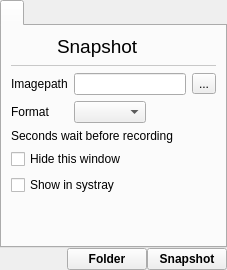
      <widget class="QWidget" name="tabSidebarSnapShot">
       <attribute name="title">
        <string notr="true"/>
       </attribute>
       <layout class="QVBoxLayout" name="verticalLayout_36">
        <property name="spacing">
         <number>0</number>
        </property>
        <property name="leftMargin">
         <number>0</number>
        </property>
        <property name="topMargin">
         <number>0</number>
        </property>
        <property name="rightMargin">
         <number>0</number>
        </property>
        <property name="bottomMargin">
         <number>0</number>
        </property>
        <item>
         <layout class="QVBoxLayout" name="verticalLayout_38">
          <property name="spacing">
           <number>0</number>
          </property>
          <item>
           <widget class="QTabWidget" name="tabWidgetSnapshot">
            <property name="currentIndex">
             <number>0</number>
            </property>
            <property name="iconSize">
             <size>
              <width>48</width>
              <height>48</height>
             </size>
            </property>
            <widget class="QWidget" name="tabSnapshot">
             <attribute name="icon">
              <iconset resource="screencast.qrc">
               <normaloff>:/pictures/snapshot/snapshot.png</normaloff>:/pictures/snapshot/snapshot.png</iconset>
             </attribute>
             <attribute name="title">
              <string notr="true"/>
             </attribute>
             <layout class="QVBoxLayout" name="verticalLayout_37">
              <item>
               <layout class="QGridLayout" name="gridLayout_10">
                <item row="3" column="0">
                 <widget class="QLabel" name="label_57">
                  <property name="text">
                   <string>Format</string>
                  </property>
                 </widget>
                </item>
                <item row="2" column="2">
                 <widget class="QToolButton" name="toolButtonSnapshotImagePath">
                  <property name="text">
                   <string notr="true">...</string>
                  </property>
                 </widget>
                </item>
                <item row="0" column="0" colspan="2" alignment="Qt::AlignHCenter">
                 <widget class="QLabel" name="label_60">
                  <property name="font">
                   <font>
                    <pointsize>14</pointsize>
                   </font>
                  </property>
                  <property name="text">
                   <string notr="true">Snapshot</string>
                  </property>
                 </widget>
                </item>
                <item row="2" column="1">
                 <widget class="QLineEdit" name="lineEditSnapshotImagePath">
                  <property name="readOnly">
                   <bool>true</bool>
                  </property>
                 </widget>
                </item>
                <item row="3" column="1">
                 <layout class="QHBoxLayout" name="horizontalLayout_44">
                  <item>
                   <widget class="QComboBox" name="comboBoxSnapshotImageFormats"/>
                  </item>
                  <item>
                   <spacer name="horizontalSpacer_24">
                    <property name="orientation">
                     <enum>Qt::Horizontal</enum>
                    </property>
                    <property name="sizeHint" stdset="0">
                     <size>
                      <width>40</width>
                      <height>20</height>
                     </size>
                    </property>
                   </spacer>
                  </item>
                 </layout>
                </item>
                <item row="6" column="0" colspan="2">
                 <widget class="QCheckBox" name="checkBoxSnapshotShowBallonInSystray">
                  <property name="text">
                   <string>Show in systray</string>
                  </property>
                 </widget>
                </item>
                <item row="2" column="0">
                 <widget class="QLabel" name="label_56">
                  <property name="text">
                   <string>Imagepath</string>
                  </property>
                 </widget>
                </item>
                <item row="1" column="0" colspan="3">
                 <widget class="Line" name="line_2">
                  <property name="styleSheet">
                   <string notr="true">color: rgb(200, 200, 200);</string>
                  </property>
                  <property name="frameShadow">
                   <enum>QFrame::Plain</enum>
                  </property>
                  <property name="orientation">
                   <enum>Qt::Horizontal</enum>
                  </property>
                 </widget>
                </item>
                <item row="5" column="0" colspan="2">
                 <widget class="QCheckBox" name="checkBoxSnapshotHideBeforeRecording">
                  <property name="text">
                   <string>Hide this window</string>
                  </property>
                 </widget>
                </item>
                <item row="4" column="0" colspan="2">
                 <layout class="QHBoxLayout" name="horizontalLayout_59">
                  <item>
                   <widget class="QLabel" name="label_59">
                    <property name="text">
                     <string>Seconds wait before recording</string>
                    </property>
                   </widget>
                  </item>
                 </layout>
                </item>
               </layout>
              </item>
              <item>
               <spacer name="verticalSpacer_10">
                <property name="orientation">
                 <enum>Qt::Vertical</enum>
                </property>
                <property name="sizeHint" stdset="0">
                 <size>
                  <width>20</width>
                  <height>40</height>
                 </size>
                </property>
               </spacer>
              </item>
             </layout>
            </widget>
           </widget>
          </item>
          <item>
           <layout class="QGridLayout" name="gridLayout_12">
            <item row="0" column="2">
             <widget class="QPushButton" name="pushButtonSnapshotSnapshot">
              <property name="font">
               <font>
                <bold>true</bold>
               </font>
              </property>
              <property name="text">
               <string>Snapshot</string>
              </property>
             </widget>
            </item>
            <item row="0" column="0">
             <spacer name="horizontalSpacer_31">
              <property name="orientation">
               <enum>Qt::Horizontal</enum>
              </property>
              <property name="sizeHint" stdset="0">
               <size>
                <width>40</width>
                <height>20</height>
               </size>
              </property>
             </spacer>
            </item>
            <item row="0" column="1">
             <widget class="QPushButton" name="pushButtonSnapshotOpenfolder">
              <property name="font">
               <font>
                <bold>true</bold>
               </font>
              </property>
              <property name="toolTip">
               <string>Open folder</string>
              </property>
              <property name="text">
               <string>Folder</string>
              </property>
             </widget>
            </item>
           </layout>
          </item>
         </layout>
        </item>
       </layout>
      </widget>
